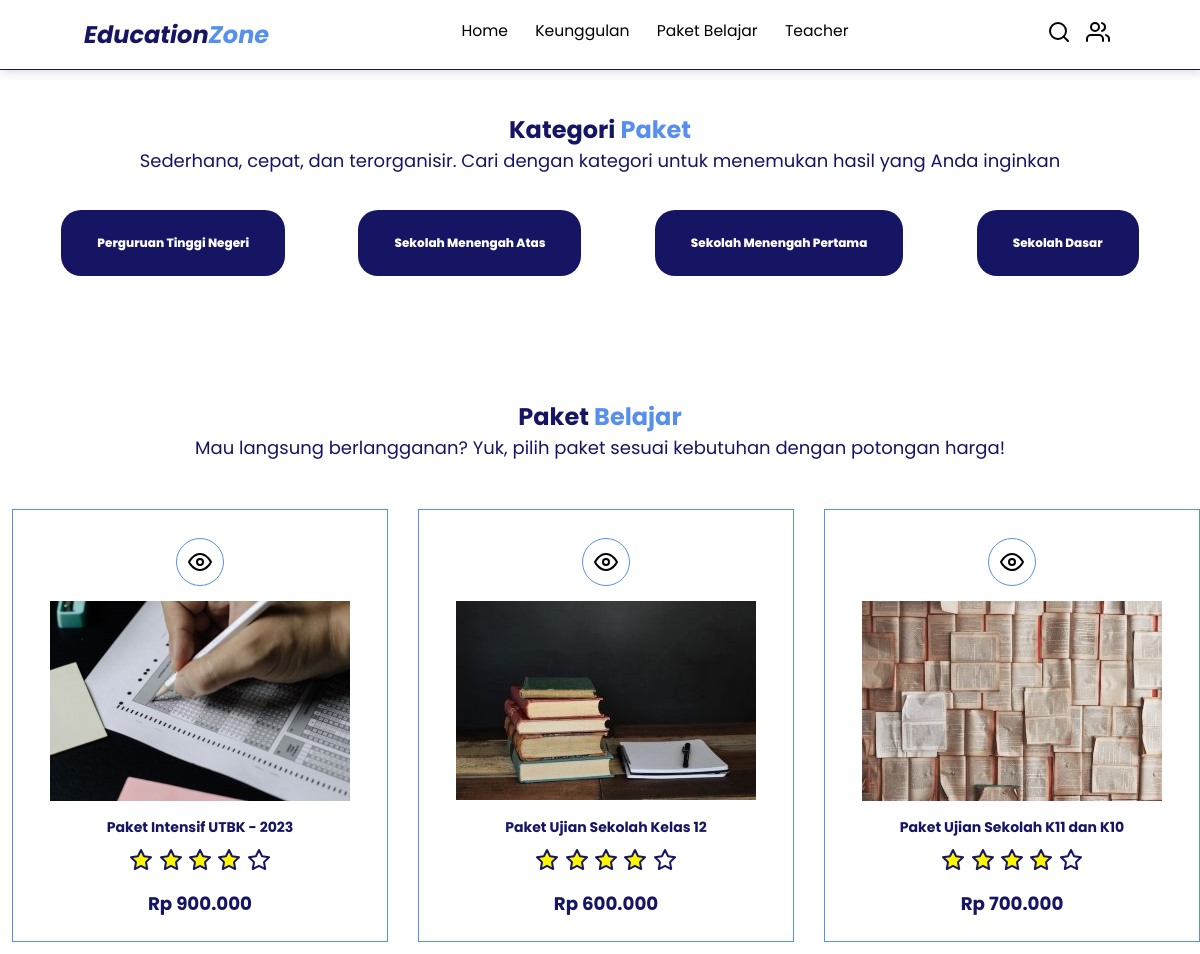
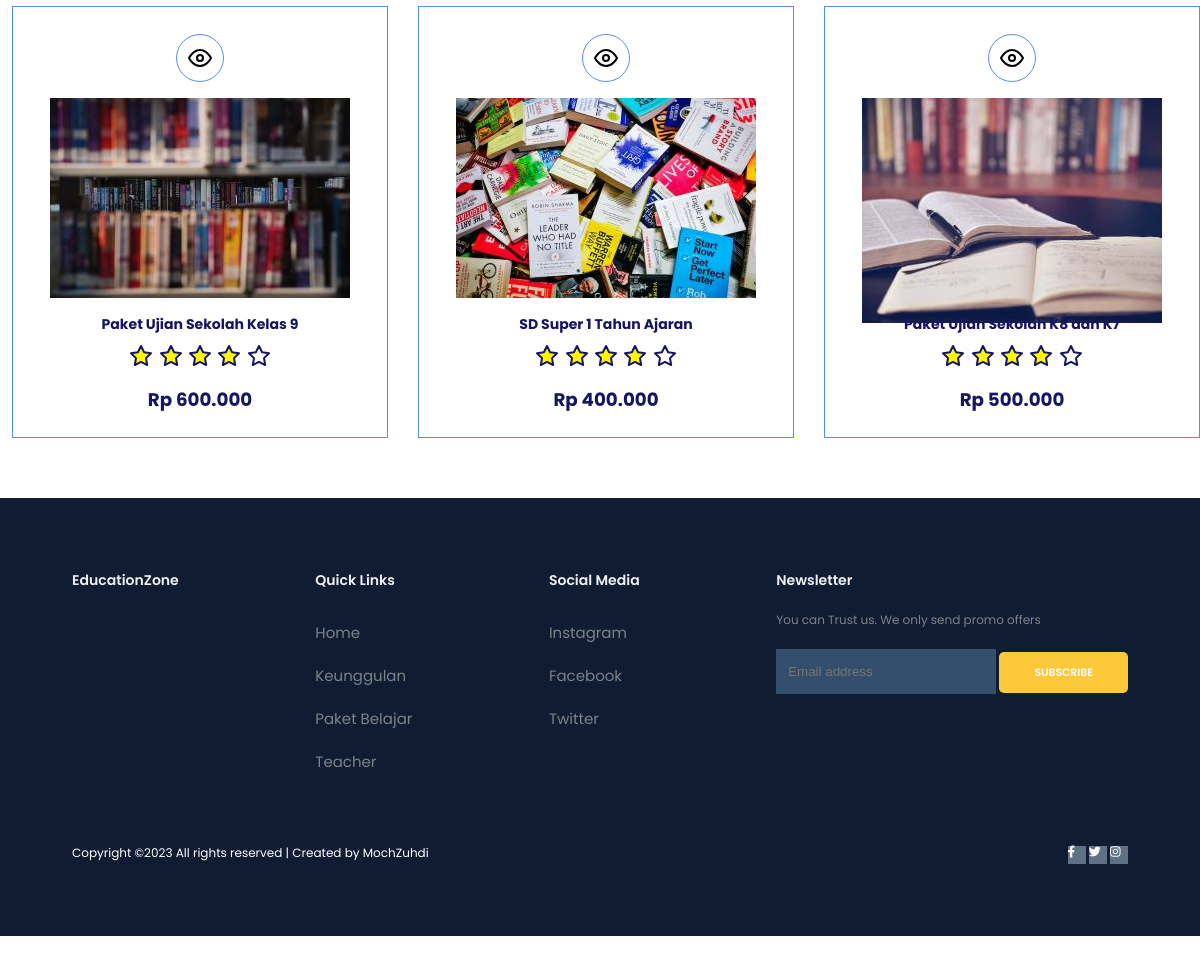
/pages/produk.php, run on the app's committed database (2 pictures, top to bottom).
### tables this page shows
CREATE TABLE `kategori` (
  `id` int NOT NULL,
  `nama` varchar(100) DEFAULT NULL
);

CREATE TABLE `produk` (
  `id` int NOT NULL,
  `kategori_id` int NOT NULL,
  `nama` varchar(255) NOT NULL,
  `harga` varchar(100) NOT NULL,
  `foto` varchar(255) DEFAULT NULL,
  `detail` text,
  `ketersediaan_stok` enum('habis','tersedia') DEFAULT 'tersedia'
);

### pages/produk.php (the view, shortened to what this page needs)
<?php
    require "../koneksi.php";
    $queryProduk = mysqli_query($conn, "SELECT id, nama, harga, foto FROM produk");
    $queryKategori = mysqli_query($conn, "SELECT * FROM kategori");
    if (isset($_GET['search'])) {
      $keyword = $_GET['keyword'];
      $query = mysqli_query($conn, "SELECT * FROM produk WHERE nama LIKE '%$keyword%'");
      $queryProduk = mysqli_query($query);
  } else {
    $queryProduk = mysqli_query($conn, "SELECT id, nama, harga, foto FROM produk");
  }
?>
<!DOCTYPE html>
<html lang="en">
  <head>
    <link
      rel="stylesheet"
      href="https://use.fontawesome.com/releases/v5.15.4/css/all.css"
    />
    <link rel="stylesheet" href="../css/style.css" />
    <link rel="stylesheet" href="../css/kategori.css" />
  </head>
  <body>
    <nav class="navbar">
      <a href="#" class="navbar-logo">Education<span>Zone</span></a>
      <div class="navbar-nav">
        <a href="../index.php">Home</a>
        <a href="../index.php">Keunggulan</a>
        <a href="../index.php">Paket Belajar</a>
        <a href="../index.php">Teacher</a>
      </div>
      <div class="navbar-extra">
        <a href="#" id="search-button"><i data-feather="search"></i></a>
        <a href="../login.php"><i data-feather="users"></i></a>
      </div>
    </nav>
    <section class="product" id+="products" style="margin-top: 3rem;">
      <h2>Kategori<span> Paket </span></h2>
      <p>
      Sederhana, cepat, dan terorganisir. Cari dengan kategori untuk menemukan hasil yang Anda inginkan
      </p>
    </section>
    <div class="kategori">
      <?php while ($kategori = mysqli_fetch_array($queryKategori)) { ?>
        <a href="produk.php?kategori=<?php echo $kategori['nama']; ?>" class="sub-kategori">
            <?php echo $kategori['nama']; ?>
        </a>
      <?php } ?>
    </div>
    <section class="product" id="products" style="margin-top: 3rem;">
  <h2>Paket<span> Belajar</span></h2>
  <p>
    Mau langsung berlangganan? Yuk, pilih paket sesuai kebutuhan dengan
    potongan harga!
  </p>
  <div id="search-container">
    <div class="row" style="margin-bottom: 5rem;">
      <?php while($produk = mysqli_fetch_array($queryProduk)) { ?>
        <div class="product-card">
          <div class="product-icons">
            <a href="produk-detail.php?nama=<?php echo $produk['nama']; ?>" class="item-detail-button">
              <i data-feather="eye"></i>
            </a>
          </div>
          <div class="product-image">
            <img src="../img/<?php echo $produk['foto']; ?>" alt="" />
          </div>
          <div class="product-content">
            <h3><?php echo $produk['nama']; ?></h3>
            <div class="product-stars">
              <?php for ($i = 0; $i < 4; $i++) { ?>
                <i data-feather="star" class="star-full"></i>
              <?php } ?>
              <i data-feather="star"></i>
            </div>
            <div class="product-price">
              <h3>Rp <?php echo $produk['harga']; ?></h3>
            </div>
          </div>
        </div>
      <?php } ?>
    </div>
  </div>
</section>
    <footer>
      <div class="footer-col">
        <h3>Education<span>Zone</span></h3>
      </div>
      <div class="footer-col">
        <h3>Quick Links</h3>
        <li>Home</li>
        <li>Keunggulan</li>
        <li>Paket Belajar</li>
        <li>Teacher</li>
      </div>
      <div class="footer-col">
        <h3>Social Media</h3>
        <li>Instagram</li>
        <li>Facebook</li>
        <li>Twitter</li>
      </div>
      <div class="footer-col">
        <h3>Newsletter</h3>
        <p>You can Trust us. We only send promo offers</p>
        <div class="subscribe">
          <input type="text" placeholder="Email address" />
          <a href="#" class="yellow">SUBSCRIBE</a>
        </div>
      </div>
      <div class="copyright">
        <span>
          <a href="https://www.instagram.com/m.zuhdimaulana"
            >Copyright ©2023 All rights reserved | Created by MochZuhdi</a
          >
        </span>
        <div class="pro-links">
          <i class="fab fa-facebook-f"></i>
          <i class="fab fa-twitter"></i>
          <i class="fab fa-instagram"></i>
        </div>
      </div>
    </footer>
  </body>
</html>

### css/style.css (style rules this page uses)
:root { --primary: #ffff; --bg: #ffff; }
* { margin: 0; padding: 0; box-sizing: border-box; outline: none; border: none; text-decoration: none; }
body { font-family: "Poppins", sans-serif; background-color: #ffff; color: #ffff; }
html { scroll-behavior: smooth; }
.navbar { display: flex; justify-content: space-between; align-items: center; padding: 1.4rem 7%; background-color: rgba(255, 255, 255, 0.8); border-bottom: 1px solid rgba(21, 21, 100); box-shadow: 2px 2px 10px rgba(0, 0, 0, 0.15); position: fixed; top: 0; right: 0; left: 0; z-index: 99; }
.navbar .navbar-nav { flex-direction: row; display: inline; }
.navbar .navbar-logo { font-size: 2rem; font-weight: 700; color: rgba(21, 21, 100); font-style: italic; }
.navbar .navbar-logo span { color: #578fef; }
.navbar .navbar-nav a { color: #000000; display: inline-block; text-decoration: none; font-size: 1.3rem; margin: 0 1rem; }
.navbar .navbar-nav a:after { content: ""; display: block; padding-bottom: 0.5rem; border-bottom: 0.1rem solid rgb(8, 8, 113); transform: scaleX(0); transition: 0.2s linear; }
.navbar .navbar-extra a { color: #000000; margin: 0 0.5rem; }
@media (max-width: 1366px) { html { font-size: 75%; } }
@media (max-width: 1366px) { .product .product-image { height: 17rem; margin-bottom: 3rem; } }
.product { text-align: center; color: rgb(21, 21, 100); padding-top: 2cm; }
.product h2 { font-size: 2rem; }
.product h2 span { color: #578fef; }
.product p { font-size: 1.5rem; }
.product .row { display: grid; grid-template-columns: repeat(auto-fit, minmax(30rem, 1fr)); gap: 1.5rem; margin-top: 4rem; }
.product .product-card { text-align: center; border: 1px solid #578fef; padding: 2rem; margin-left: 1rem; }
.product .product-icons { display: flex; justify-content: center; gap: 0.5rem; margin-bottom: 1rem; }
.product .product-icons a { width: 4rem; height: 4rem; color: rgb(0, 0, 0); margin: 0.3rem; border: 1px solid #578fef; border-radius: 50%; display: flex; justify-content: center; align-items: center; }
.product .product-image { height: 15rem; background-position: center; }
.product .product-stars { font-size: 1.7rem; padding: 0.8rem; color: rgb(21, 21, 100); }
.product .product-stars .star-full { fill: #fff700; }
.product .product-price { font-size: 1.3rem; font-weight: bold; }
footer { padding: 6vw; background-color: #101c32; display: flex; justify-content: space-between; align-items: flex-start; flex-wrap: wrap; }
footer .footer-col { padding-bottom: 40px; }
footer h3 { color: rgb(241, 240, 245); font-weight: 600; padding-bottom: 20px; }
footer li { list-style: none; color: #7b838a; padding: 10px 0; font-size: 15px; cursor: pointer; transition: 0.3s ease; }
footer p { color: #7b838a; }
footer .subscribe { margin-top: 20px; }
footer input { width: 220px; padding: 15px 12px; background: #334f6c; border: none; outline: none; color: #fff; }
footer .subscribe a { text-decoration: none; font-size: 0.9rem; padding: 13px 35px; background-color: #fff; font-weight: 600; border-radius: 5px; }
footer .subscribe a.yellow { color: #fff; background: #fdc93b; transition: 0.3s ease; }
footer .copyright { margin-top: 20px; display: flex; justify-content: space-between; align-items: center; width: 100%; flex-wrap: wrap; }
footer .copyright span a { color: #fff; }
footer .copyright .pro-links { margin-top: 0px; }
footer .copyright .pro-links i { background-color: #5f7185; color: #fff; width: 1.5rem; height: 1.5rem; }

### css/kategori.css (style rules this page uses)
.kategori { display: flex; flex-wrap: wrap; margin-top: 2rem; justify-content: space-evenly; }
.kategori .sub-kategori { border: 3px solid var(rgb(21, 21, 100)); border-radius: 20px; background-color: rgb(21, 21, 100); padding: 2rem 3rem; margin: 1rem 1rem; }
.kategori a { text-decoration: none; color: white; font-size: 1rem; font-weight: 800; }

### data on the page
kategori: nama "Perguruan Tinggi Negeri"
kategori: nama "Sekolah Menengah Atas"
kategori: nama "Sekolah Menengah Pertama"
kategori: nama "Sekolah Dasar"
produk: foto (picture), nama "Paket Intensif UTBK - 2023", harga "900.000"
produk: foto (picture), nama "Paket Ujian Sekolah Kelas 12", harga "600.000"
produk: foto (picture), nama "Paket Ujian Sekolah K11 dan K10", harga "700.000"
produk: foto (picture), nama "Paket Ujian Sekolah Kelas 9", harga "600.000"
produk: foto (picture), nama "SD Super 1 Tahun Ajaran", harga "400.000"
produk: foto (picture), nama "Paket Ujian Sekolah K8 dan K7", harga "500.000"
